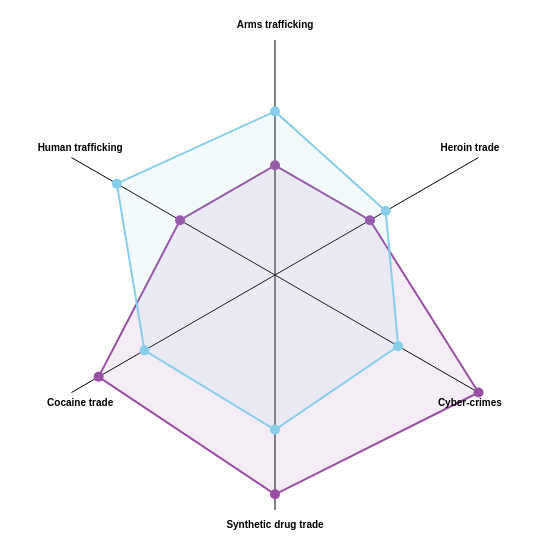

The specification (Vega-Lite) saved for this image:
### Vega specification from a JSON file in a GitHub repository (floating-point values rounded to 4 significant figures)
{"$schema": "https://vega.github.io/schema/vega/v5.json", "description": "A radar chart example, showing multiple dimensions in a radial layout.", "width": 550, "height": 550, "padding": 40, "autosize": {"type": "none", "contains": "padding"}, "signals": [{"name": "radius", "update": "width / 2"}], "data": [{"name": "table", "values": [{"Country": "Australia", "category": "Human trafficking", "value": 3.5}, {"Country": "Australia", "category": "Arms trafficking", "value": 3.5}, {"Country": "Australia", "category": "Heroin trade", "value": 3.5}, {"Country": "Australia", "category": "Cyber-crimes", "value": 7.5}, {"Country": "Australia", "category": "Synthetic drug trade", "value": 7.0}, {"Country": "Australia", "category": "Cocaine trade", "value": 6.5}, {"Country": "Rest of World", "category": "Human trafficking", "value": 5.83}, {"Country": "Rest of World", "category": "Arms trafficking", "value": 5.22}, {"Country": "Rest of World", "category": "Heroin trade", "value": 4.08}, {"Country": "Rest of World", "category": "Cyber-crimes", "value": 4.54}, {"Country": "Rest of World", "category": "Synthetic drug trade", "value": 4.94}, {"Country": "Rest of World", "category": "Cocaine trade", "value": 4.81}]}, {"name": "countries", "source": "table", "transform": [{"type": "aggregate", "groupby": ["category"]}]}], "scales": [{"name": "angular", "type": "point", "range": {"signal": "[-PI, PI]"}, "padding": 0.5, "domain": {"data": "countries", "field": "category"}}, {"name": "radial", "type": "linear", "range": {"signal": "[0, radius]"}, "zero": true, "nice": false, "domain": {"data": "table", "field": "value"}, "domainMin": 0}, {"name": "color", "type": "ordinal", "domain": ["Australia", "Rest of World"], "range": ["#984ea3", "skyblue"]}], "encode": {"enter": {"x": {"signal": "radius"}, "y": {"signal": "radius"}}}, "marks": [{"type": "group", "name": "categories", "zindex": 2, "from": {"facet": {"data": "table", "name": "facet", "groupby": ["Country"]}}, "marks": [{"type": "line", "name": "category-line", "from": {"data": "facet"}, "zindex": 0, "encode": {"enter": {"interpolate": {"value": "linear-closed"}, "x": {"signal": "scale('radial', datum.value) * cos(scale('angular', datum.category))"}, "y": {"signal": "scale('radial', datum.value) * sin(scale('angular', datum.category))"}, "stroke": {"scale": "color", "field": "Country"}, "strokeWidth": {"value": 2}, "fill": {"scale": "color", "field": "Country"}, "fillOpacity": {"value": 0.1}}}}, {"type": "symbol", "from": {"data": "facet"}, "zindex": 4, "encode": {"enter": {"x": {"signal": "scale('radial', datum.value) * cos(scale('angular', datum.category))"}, "y": {"signal": "scale('radial', datum.value) * sin(scale('angular', datum.category))"}, "fill": {"scale": "color", "field": "Country"}, "size": {"value": 100}, "tooltip": {"signal": "datum.Country + ': ' + format(datum.value, '.2f')"}}}}]}, {"type": "rule", "name": "radial-grid", "from": {"data": "countries"}, "zindex": 0, "encode": {"enter": {"x": {"value": 0}, "y": {"value": 0}, "x2": {"signal": "radius * cos(scale('angular', datum.category))"}, "y2": {"signal": "radius * sin(scale('angular', datum.category))"}, "stroke": {"value": "black"}, "strokeWidth": {"value": 1}}}}, {"type": "text", "name": "key-label", "from": {"data": "countries"}, "zindex": 4, "encode": {"enter": {"x": {"signal": "(radius - 10) * cos(scale('angular', datum.category))"}, "y": {"signal": "(radius + 10) * sin(scale('angular', datum.category))"}, "text": {"field": "category"}, "align": [{"test": "abs(scale('angular', datum.category)) > PI / 2", "value": "center"}, {"value": "center"}], "baseline": [{"test": "scale('angular', datum.category) > 0", "value": "top"}, {"test": "scale('angular', datum.category) == 0", "value": "middle"}, {"value": "bottom"}], "fill": {"value": "black"}, "fontWeight": {"value": "bold"}, "fontSize": {"value": 10}}}}]}
